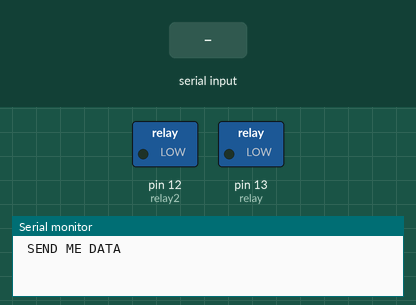
Recording of a sketch running on a simulated Arduino Uno, built with avr-gcc and run on an emulated ATmega328P. On the bench: switched loads named in the sketch (green lamp = pin HIGH), the last lines printed to the serial monitor. The test bench sets the inputs (shaded band).

Above: at 1.0 s.
1.1 s: "1\n" received over Serial
At 2.4 s:
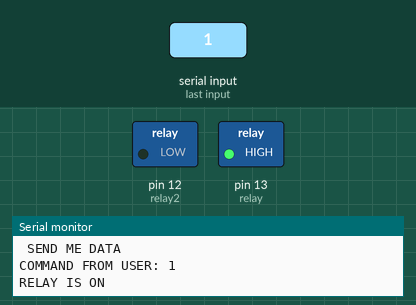
4.0 s: "3\n" received over Serial
At 4.7 s:
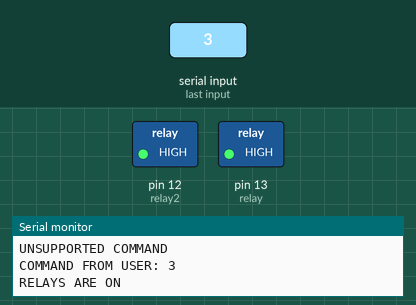
5.5 s: "1\n" received over Serial
At 7.2 s:
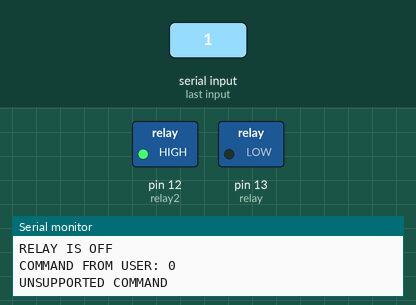
7.5 s: "2\n" received over Serial
At 8.9 s:
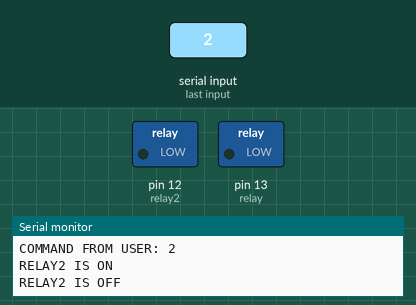
Timing chart, 0 to 10.5 s (numbered marks = the images above; inputs shaded):
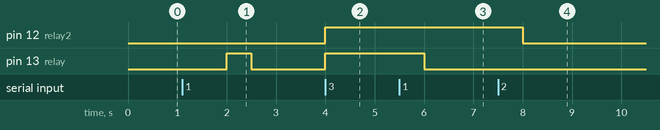

The sketch:

switch_statement.ino
```cpp
const int relay = 13; //D13 DIGITAL OUTPUT PIN
const int relay2 = 12; //D12 DIGITAL OUTPUT PIN
void setup() {
  Serial.begin(115200);
  pinMode(relay, OUTPUT);
  pinMode(relay2, OUTPUT);
  digitalWrite(relay, LOW); // turn relay off
  digitalWrite(relay2, LOW); // turn relay off
  while (Serial.available() <= 0) {
    Serial.println(" SEND ME DATA ");
    delay(1000);
  }
}

void loop() {
  if (Serial.available() > 0) {
    int value = Serial.parseInt();
    Serial.println();
    Serial.print("COMMAND FROM USER: ");
    Serial.print(value);
    Serial.println();
    switch (value) {
      case 1:
        digitalWrite(relay, HIGH); //turn on relay
        Serial.println("RELAY IS ON");
        delay(500);
        digitalWrite(relay, LOW); //turn off relay
        Serial.println("RELAY IS OFF");
        break;
      case 2:
        digitalWrite(relay2, HIGH); //turn on relay
        Serial.println("RELAY2 IS ON");
        delay(500);
        digitalWrite(relay2, LOW); //turn off relay
        Serial.println("RELAY2 IS OFF");
        break;
      case 3:
        digitalWrite(relay, HIGH); //turn on relay
        digitalWrite(relay2, HIGH); //turn on relay
        Serial.println("RELAYS ARE ON");
        break;
      case 4:
        digitalWrite(relay, LOW); //turn on relay
        digitalWrite(relay2, LOW); //turn on relay
        Serial.println("RELAYS ARE OFF");
        break;
      default :
        Serial.println("UNSUPPORTED COMMAND");
    }
  }
}
```

Measured:
- after the input at 1.1 s, pin 13 (relay): LOW → HIGH after 0.90 s, → LOW 0.50 s later
- after the input at 4.0 s, pin 12 (relay2), pin 13 (relay): LOW → HIGH at once
- after the input at 5.5 s, pin 13 (relay): HIGH → LOW after 0.50 s
- after the input at 7.5 s, pin 12 (relay2): HIGH → LOW after 0.50 s
